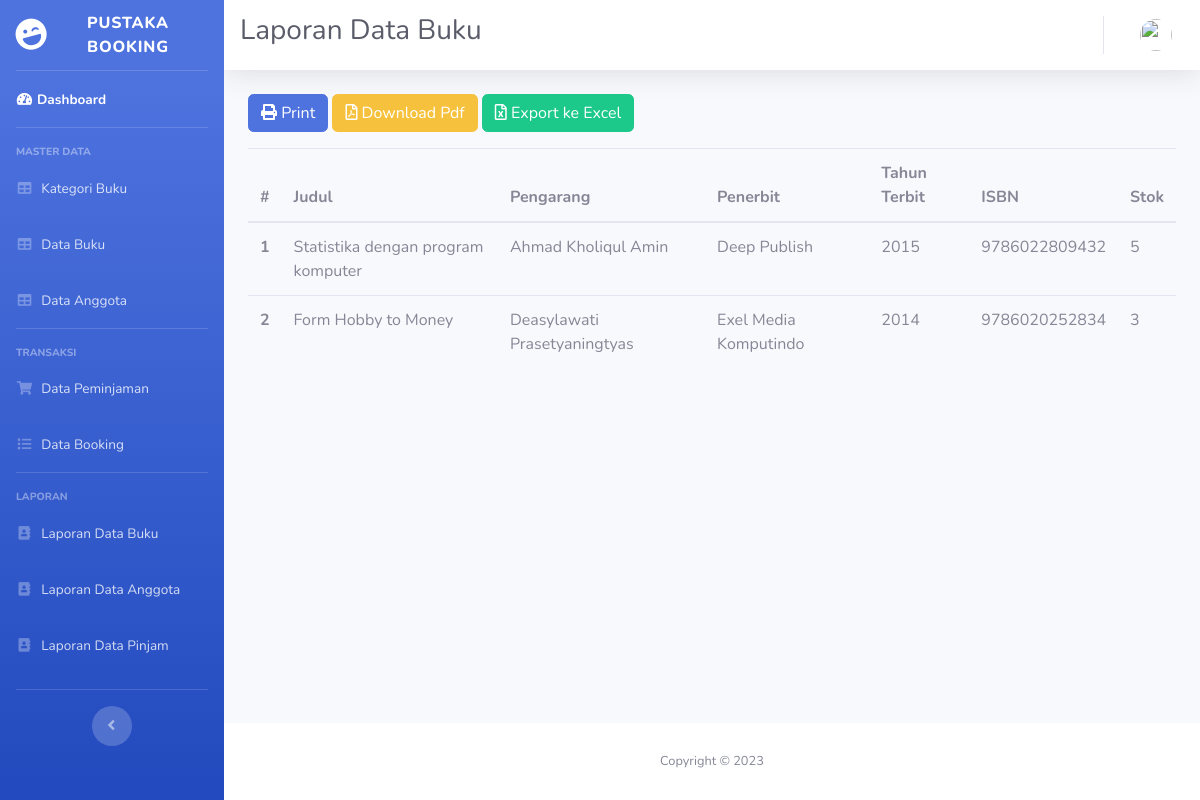
The page /index.php/laporan/laporan_buku on the database its author committed.
### tables this page shows
CREATE TABLE `buku` (
  `id` int(11) NOT NULL,
  `judul_buku` varchar(100) NOT NULL,
  `id_kategori` int(11) NOT NULL,
  `pengarang` varchar(50) NOT NULL,
  `penerbit` varchar(50) NOT NULL,
  `tahun_terbit` year(4) NOT NULL,
  `isbn` varchar(50) NOT NULL,
  `stok` int(11) NOT NULL,
  `dipinjam` int(11) NOT NULL,
  `dibooking` int(11) NOT NULL,
  `image` varchar(100) DEFAULT 'book-default-cover.jpg'
);

### application/controllers/Laporan.php (called while the page is built, shortened)
<?php
class Laporan extends CI_Controller
{
    public function laporan_buku()
    {
        $data['judul'] = 'Laporan Data Buku';
        $data['user'] = $this->ModelUser->cekData(['email' => $this->session->userdata('email')])->row_array();
        $data['buku'] = $this->ModelBuku->getBuku()->result_array();
        $data['kategori'] = $this->ModelBuku->getKategori()->result_array();
        $this->load->view('admin/header', $data);
        $this->load->view('admin/sidebar', $data);
        $this->load->view('admin/topbar', $data);
        $this->load->view('buku/laporan_buku', $data);
        $this->load->view('admin/footer');
    }
}

### index.php (called while the page is built, shortened)
<?php
require_once BASEPATH.'core/CodeIgniter.php';

### application/models/ModelBuku.php (called while the page is built, shortened)
<?php
class ModelBuku extends CI_Model
{
    public function getBuku()
    {
        return $this->db->get('buku');
    }
}

### application/views/buku/laporan_buku.php (the view, shortened to what this page needs)
<div class="container-fluid"> <?= $this->session->flashdata('pesan'); ?>
    <div class="row">
        <div class="col-lg-12">
            <a href="<?= base_url('laporan/cetak_laporan_buku'); ?>" class="btn btn-primary mb-3"><i class="fas fa-print"></i> Print</a>
            <a href="<?= base_url('laporan/laporan_buku_pdf'); ?>" class="btn btn-warning mb-3"><i class="far fa-file-pdf"></i> Download Pdf</a>
            <a href="<?= base_url('laporan/export_excel'); ?>" class="btn btn-success mb-3"><i class="far fa-file-excel"></i> Export ke Excel</a>
            <table class="table table-hover">
                <thead>
                    <tr>
                        <th scope="col">#</th>
                        <th scope="col">Judul</th>
                        <th scope="col">Pengarang</th>
                        <th scope="col">Penerbit</th>
                        <th scope="col">Tahun Terbit</th>
                        <th scope="col">ISBN</th>
                        <th scope="col">Stok</th>
                    </tr>
                </thead>
                <tbody>
                    <?php $a = 1;
                    foreach ($buku as $b) {
                    ?>
                        <tr>
                            <th scope="row"><?= $a++; ?></th>
                            <td><?= $b['judul_buku']; ?></td>
                            <td><?= $b['pengarang']; ?></td>
                            <td><?= $b['penerbit']; ?></td>
                            <td><?= $b['tahun_terbit']; ?></td>
                            <td><?= $b['isbn']; ?></td>
                            <td><?= $b['stok']; ?></td>
                        </tr>
                    <?php } ?>
                </tbody>
            </table>
        </div>
    </div>
</div>
</div>

### application/views/admin/header.php (shortened to what this page needs)
<!DOCTYPE html>
<html lang="en">
<head>
    <link href="<?= base_url('assets/'); ?>vendor/fontawesome-free/css/all.min.css" rel="stylesheet" type="text/css">
    <link href="<?= base_url('assets/'); ?>vendor/datatables/datatables.bootstrap4.css" rel="stylesheet" type="text/css">
    <link href="<?= base_url('assets/'); ?>css/sb-admin-2.min.css" rel="stylesheet">
</head>
<body id="page-top">
    <div id="wrapper">

### application/views/admin/sidebar.php (shortened to what this page needs)
<ul class="navbar-nav bg-gradient-primary sidebar sidebar-dark accordion" id="accordionSidebar">
    <a class="sidebar-brand d-flex align-items-center justify-content-center" href="index.php">
        <div class="sidebar-brand-icon rotate-n-15">
            <i class="fas fa-laugh-wink"></i>
        </div>
        <div class="sidebar-brand-text mx-3">Pustaka Booking</div>
    </a>
    <hr class="sidebar-divider my-0">
    <li class="nav-item active">
        <a class="nav-link" href="<?= base_url('admin'); ?>"><i class="fas fa-fw fa-tachometer-alt"></i><span>Dashboard</span></a>
    </li>
    <hr class="sidebar-divider">
    <div class="sidebar-heading">Master Data</div>
    <li class="nav-item">
        <a class="nav-link" href="<?= base_url('buku/kategori'); ?>">
            <i class="fas fa-fw fa-table"></i>
            <span>Kategori Buku</span></a>
    </li>
    <li class="nav-item">
        <a class="nav-link" href="<?= base_url('buku'); ?>">
            <i class="fas fa-fw fa-table"></i>
            <span>Data Buku</span></a>
    </li>
    <li class="nav-item">
        <a class="nav-link" href="<?= base_url('user/anggota'); ?>">
            <i class="fas fa-fw fa-table"></i>
            <span>Data Anggota</span></a>
    </li>
    <hr class="sidebar-divider">
    <div class="sidebar-heading">Transaksi</div>
    <li class="nav-item">
        <a class="nav-link" href="<?= base_url('pinjam'); ?>">
            <i class="fas fa-fw fa-shopping-cart"></i>
            <span>Data Peminjaman</span></a>
    </li>
    <li class="nav-item">
        <a class="nav-link" href="<?= base_url('pinjam/DaftarBooking'); ?>">
            <i class="fas fa-fw fa-list"></i>
            <span>Data Booking</span></a>
    </li>
    <hr class="sidebar-divider">
    <div class="sidebar-heading">Laporan</div>
    <li class="nav-item">
        <a class="nav-link" href="<?= base_url('laporan/laporan_buku'); ?>">
            <i class="fas fa-fw fa-address-book"></i>
            <span>Laporan Data Buku</span></a>
    </li>
    <li class="nav-item">
        <a class="nav-link" href="<?= base_url('laporan/laporan_anggota'); ?>">
            <i class="fas fa-fw fa-address-book"></i>
            <span>Laporan Data Anggota</span></a>
    </li>
    <li class="nav-item">
        <a class="nav-link" href="<?= base_url('laporan/laporan_pinjam'); ?>">
            <i class="fas fa-fw fa-address-book"></i>
            <span>Laporan Data Pinjam</span></a>
    </li>
    <hr class="sidebar-divider mt-3">
    <div class="text-center d-none d-md-inline">
        <button class="rounded-circle border-0" id="sidebarToggle"></button>
    </div>
</ul>

### application/views/admin/topbar.php (shortened to what this page needs)
<div id="content-wrapper" class="d-flex flex-column">
    <div id="content">
        <nav class="navbar navbar-expand navbar-light bg-white topbar mb-4 static-top shadow">
            <h1 class="h3 mb-2 text-gray-800"><?= $judul; ?></h1>
            <ul class="navbar-nav ml-auto">
                <li class="nav-item dropdown no-arrow">
                    <a class="nav-link dropdown-toggle" href="#" id="userDropdown" role="button" data-toggle="dropdown" aria-haspopup="true" aria-expanded="false">
                        <img class="img-profile rounded-circle" src="<?= base_url('assets/img/profile/') . $user['image']; ?>">
                    </a>
                </li>
            </ul>
        </nav>

### application/views/admin/footer.php (shortened to what this page needs)
<footer class="sticky-footer bg-white">
    <div class="container my-auto">
        <div class="copyright text-center my-auto">
            <span>Copyright &copy; <?= date('Y'); ?></span>
        </div>
    </div>
</footer>
</div>
</div>
</body>
</html>

### rows shown on the page
buku: judul_buku "Statistika dengan program komputer", pengarang "Ahmad Kholiqul Amin", penerbit "Deep Publish", tahun_terbit "2015", isbn "9786022809432", stok "5"
buku: judul_buku "Form Hobby to Money", pengarang "Deasylawati Prasetyaningtyas", penerbit "Exel Media Komputindo", tahun_terbit "2014", isbn "9786020252834", stok "3"

### other values the page prints
$judul "Laporan Data Buku"
